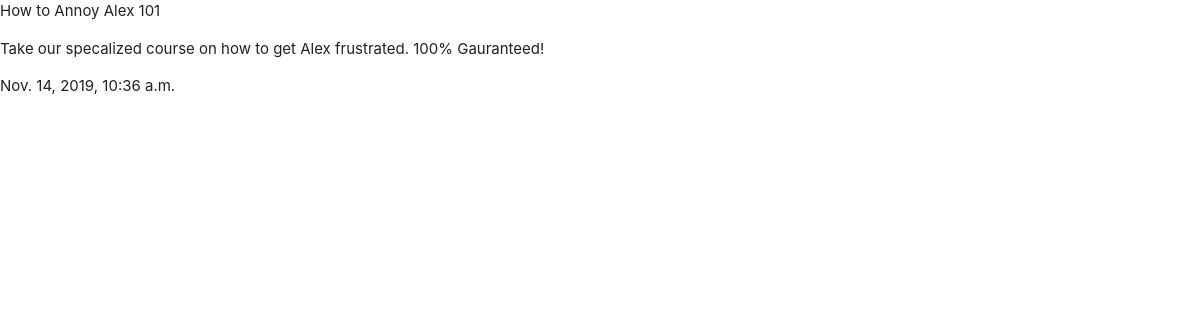
Screenshot of /home/4/ with the database file from the repository.
### home/models.py (models this page shows, shortened)
class Tutorial(models.Model):
    tutorial_title = models.CharField(max_length=280)
    tutorial_content = models.TextField()
    tutorial_published = models.DateTimeField("date published", default=datetime.now())

### home/views.py (the view)
# urls.py: path('<int:tutorial_id>/', views.details, name="detail")
def details(request, tutorial_id):
    tutorial = get_object_or_404(Tutorial, pk=tutorial_id)
    return render(request=request, template_name="home/detail.html", context={"tutorial":tutorial})

### home/templates/home/detail.html (shortened to what this page needs)
<head>
    {% load static %}
    <link rel="stylesheet" type="text/css" href="{% static 'home/style.css' %}">
    <link rel="stylesheet" href="https://cdnjs.cloudflare.com/ajax/libs/materialize/1.0.0/css/materialize.min.css">
</head>
<body>
    <ul>
        <li>{{tutorial.tutorial_title}}</li>
        <li>{{tutorial.tutorial_content|safe}}</li>
        <li>{{tutorial.tutorial_published}}</li>
    </ul>
</body>

### rows the page displays
Tutorial: tutorial_title "How to Annoy Alex 101", tutorial_content "Take our specalized course on how to get Alex frustrated. 100% Gauranteed!", tutorial_published "Nov. 14, 2019, 10:36 a.m."
